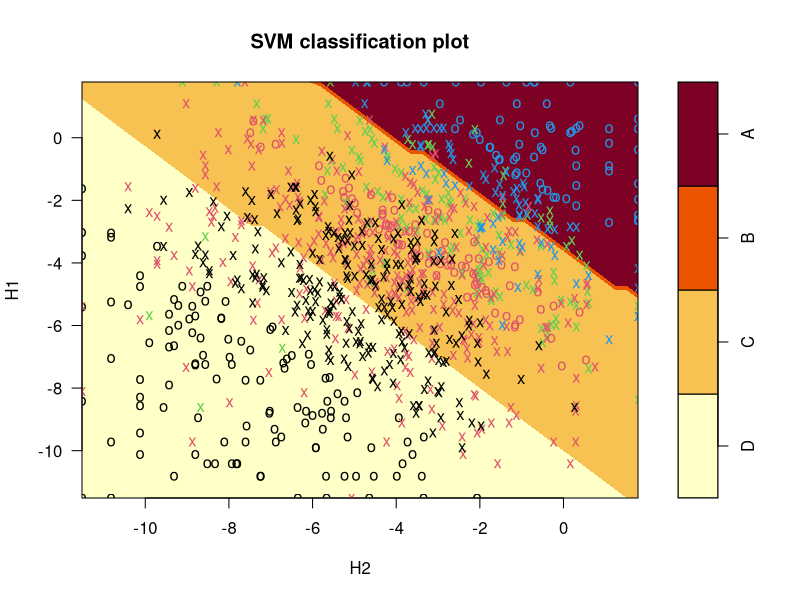
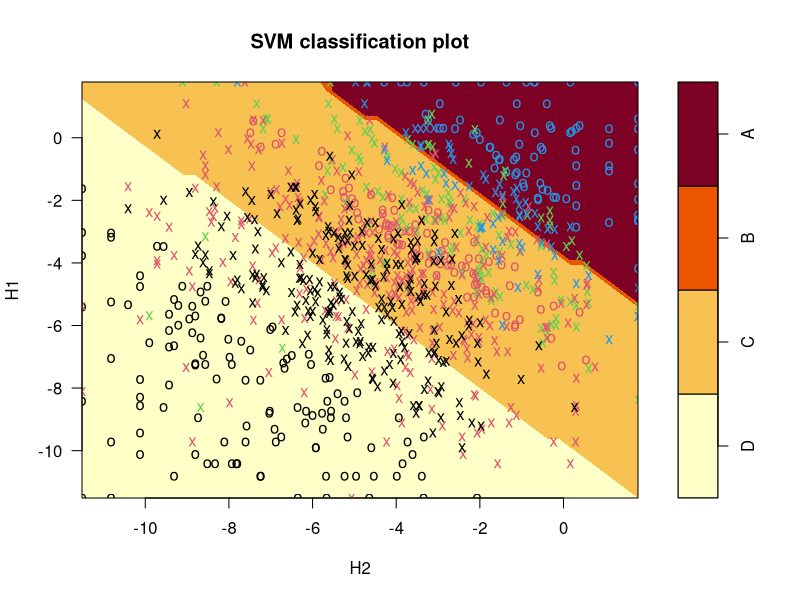
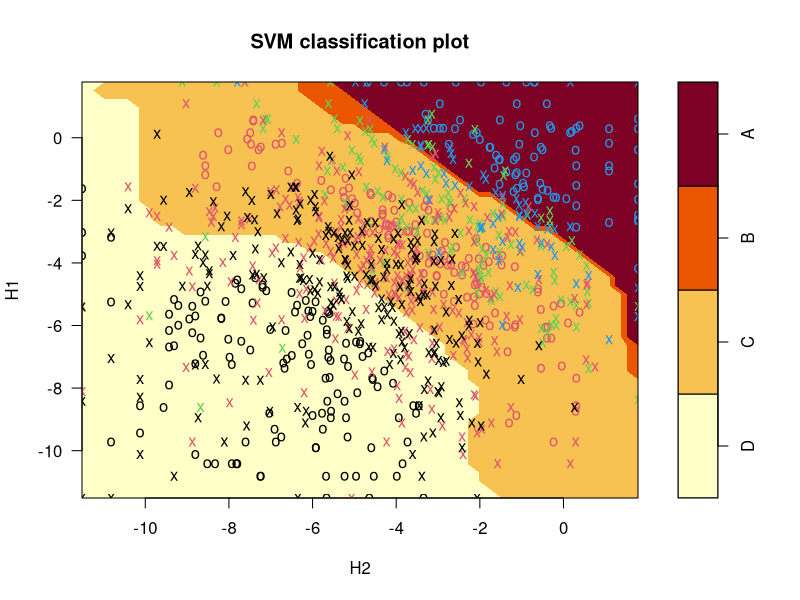
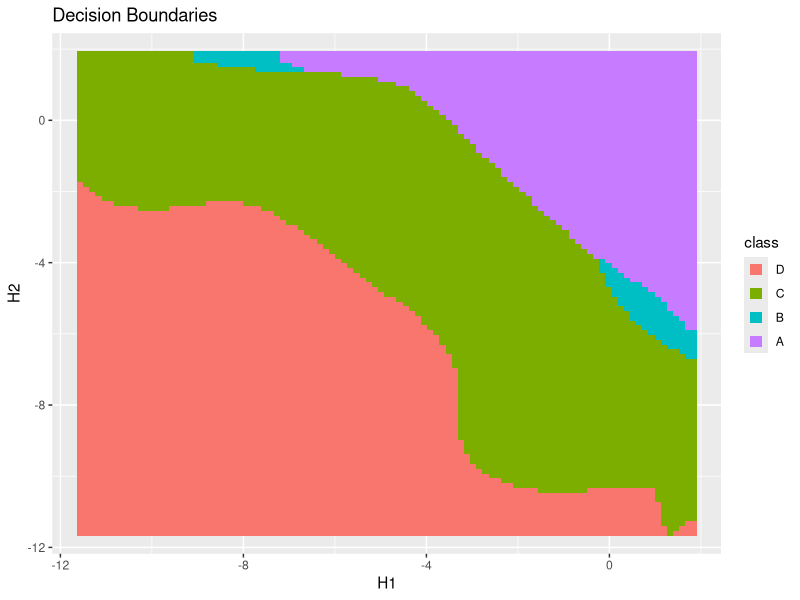
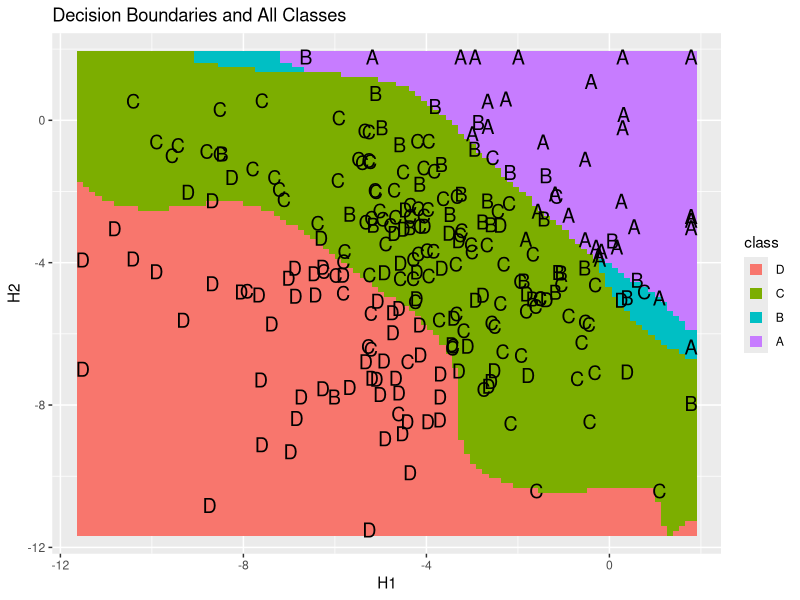
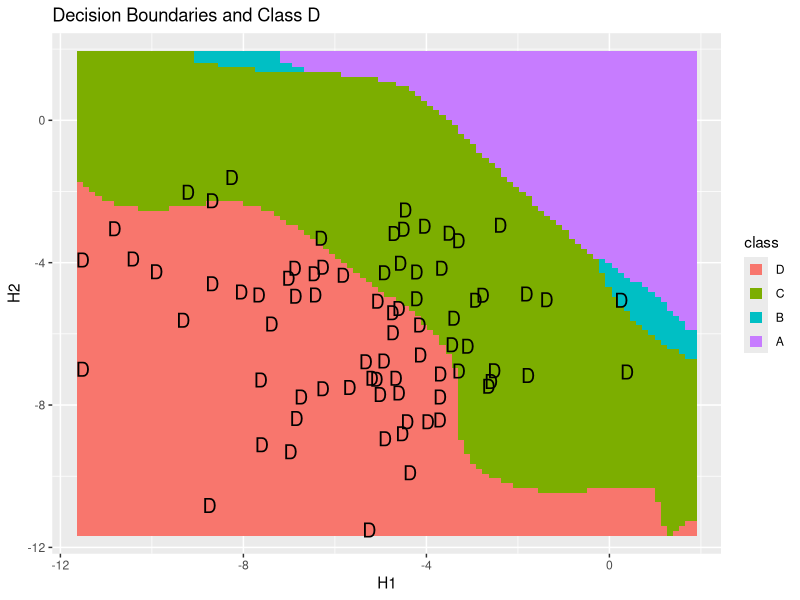
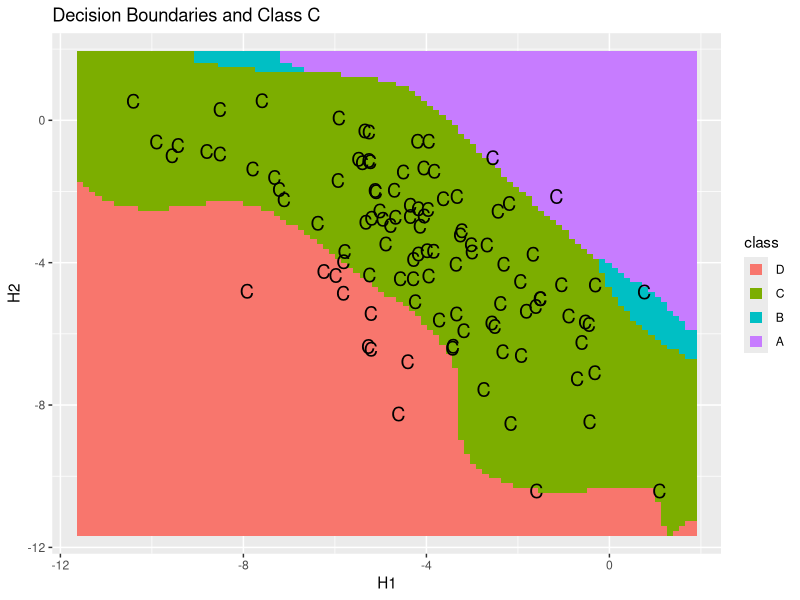
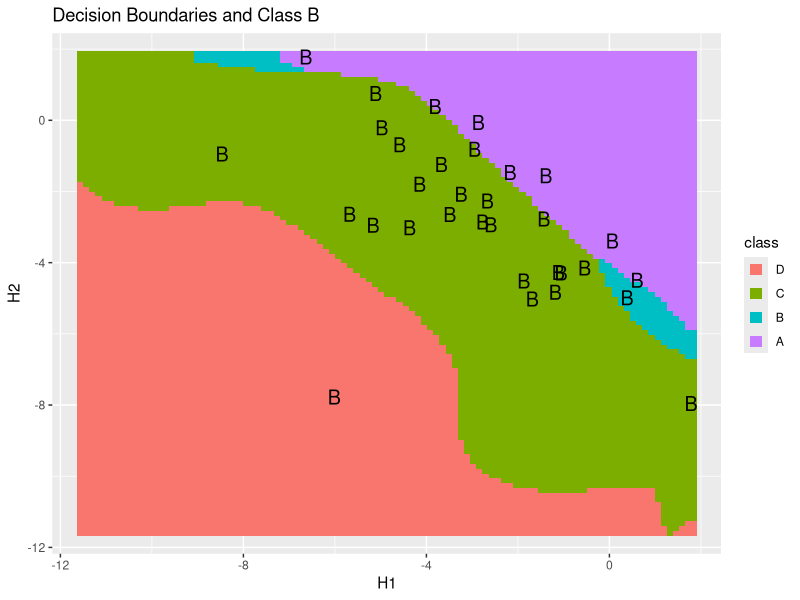

The R script that drew these images, in order:
####################################################
####SVM and Kernel Method Approach
####################################################
rm(list=ls())
gc()
graphics.off()
if(!require("MASS"))
  (install.packages("MASS"))
if(!require("ggplot2"))
  (install.packages("ggplot2"))
if(!require("kernlab"))
  (install.packages("kernlab"))
if(!require("e1071"))
  (install.packages("e1071"))



###Import Data
RAW_DATA<-read.csv("Raw_Data.csv")
RAW_DATA$Frequency.1*RAW_DATA$Frequency.2
permute<-rbinom(nrow(RAW_DATA),1,prob=0.5)==1
RAW_DATA[permute,]<-RAW_DATA[permute,c(1:6,8,7,10,9,11:13)]
DATA<-RAW_DATA[c("RID","Race","Frequency.1",
                 "Frequency.2","Rank.1","Rank.2",
                 "Total.Genotype.Frequency","Productivity.Group")]

DATA$Productivity.Group<-ordered(DATA$Productivity.Group,levels=c("D","C","B","A"))
colnames(DATA)<-c("RID","Race","H1","H2","Rank_H1","Rank_H2","GF","Productivity")
DATA<-DATA[complete.cases(DATA),]###remove NA's
DATA<-DATA[DATA$GF!=0 & DATA$H1!=0 & DATA$H2!=0,]
rm(RAW_DATA)

###Format Predictors to be ln-scale
DATA$GF<-log(DATA$GF)
DATA$H1<-log(DATA$H1)
DATA$H2<-log(DATA$H2)


####Split Train and Test
train_idx<-sample(1:nrow(DATA),floor(nrow(DATA)*0.8))
logical<-rep(FALSE,nrow(DATA))
logical[train_idx]<-TRUE
train_idx<-logical
test_idx<-!logical
rm(logical)
TRAIN<-DATA[train_idx,]
TEST<-DATA[test_idx,]


######Fit a simple SVM using the e1071 package
weights<-table(TRAIN$Productivity)/nrow(TRAIN)
# ###this shows the effect of loss function
# weights["A"]=0.97
# weights["B"]=0.01
# weights["C"]=0.01
# weights["D"]=0.01
svmfit=svm(Productivity~H1+H2,data=TRAIN,kernel="polynomial",
           cost=3,class.weights=weights,degree=1,scale=T)
plot(svmfit,TRAIN,H1~H2)

tune.out<-tune(svm,Productivity~H1+H2,data=TRAIN,kernel="polynomial",
         class.weights=weights,degree=1,scale=T,
     ranges=list(cost=c(0.001,0.01,1,5,10,100)))
summary(tune.out)

bestmod=tune.out$best.model
summary(bestmod)

plot(bestmod,TRAIN,H1~H2)

tune.out<-tune(svm,Productivity~H1+H2,data=TRAIN,kernel="radial",
               class.weights=weights,scale=T,
               ranges=list(cost=c(0.001,0.01,1,5,10,100)))
summary(tune.out)

bestmod=tune.out$best.model
summary(bestmod)

plot(bestmod,TRAIN,H1~H2)


#####Get training error
class<-predict(bestmod)
concordance<-numeric(length(class))
for (i in 1:nrow(TRAIN)){
  concordance[i]=as.numeric(TRAIN$Productivity[i] %in% class[i])                                   
}
print(round(mean(concordance),3))
correct<-round(mean(concordance),3)*100




#####Get test error
class<-predict(bestmod,newdata=TEST)
concordance<-numeric(length(class))
for (i in 1:nrow(TEST)){
  concordance[i]=as.numeric(TEST$Productivity[i] %in% class[i])                                   
}
print(round(mean(concordance),3))

correct<-round(mean(concordance),3)*100


######Plot 2-D grid of Classification Rule
create_grid<-function(x1,x2,n=1000){
  min_x1<-min(x1)
  max_x1<-max(x1)
  x1_seq<-seq(min_x1,max_x1,length.out=floor(sqrt(n)))
  min_x2<-min(x2)
  max_x2<-max(x2)
  x2_seq<-seq(min_x2,max_x2,length.out=floor(sqrt(n)))
  grid<-expand.grid(H1=x1_seq,H2=x2_seq)
  return(grid)
}


grid<-create_grid(DATA$H1,DATA$H2,n=10000)
grid$class<-predict(bestmod,newdata = grid)

base_layer<-ggplot(data=grid,aes(x=H1,y=H2,colour=class))+
  ggtitle("Decision Boundaries")+
  geom_point(size=3.5,alpha=1,shape=15)
print(base_layer)
train_plot<-base_layer+geom_text(data=TEST,aes(x=H1,y=H2,label=Productivity),size=5,colour="black")+
  ggtitle("Decision Boundaries and All Classes")
print(train_plot)


###look at each independently
type="D"
train_plot<-base_layer+geom_text(data=TEST[TEST$Productivity==type,],aes(x=H1,y=H2,label=Productivity),size=5,colour="black")+
  ggtitle(paste("Decision Boundaries and Class",type))
print(train_plot)
type="C"
train_plot<-base_layer+geom_text(data=TEST[TEST$Productivity==type,],aes(x=H1,y=H2,label=Productivity),size=5,colour="black")+
  ggtitle(paste("Decision Boundaries and Class",type))
print(train_plot)
type="B"
train_plot<-base_layer+geom_text(data=TEST[TEST$Productivity==type,],aes(x=H1,y=H2,label=Productivity),size=5,colour="black")+
  ggtitle(paste("Decision Boundaries and Class",type))
print(train_plot)
type="A"
train_plot<-base_layer+geom_text(data=TEST[TEST$Productivity==type,],aes(x=H1,y=H2,label=Productivity),size=5,colour="black")+
  ggtitle(paste("Decision Boundaries and Class",type))
print(train_plot)
